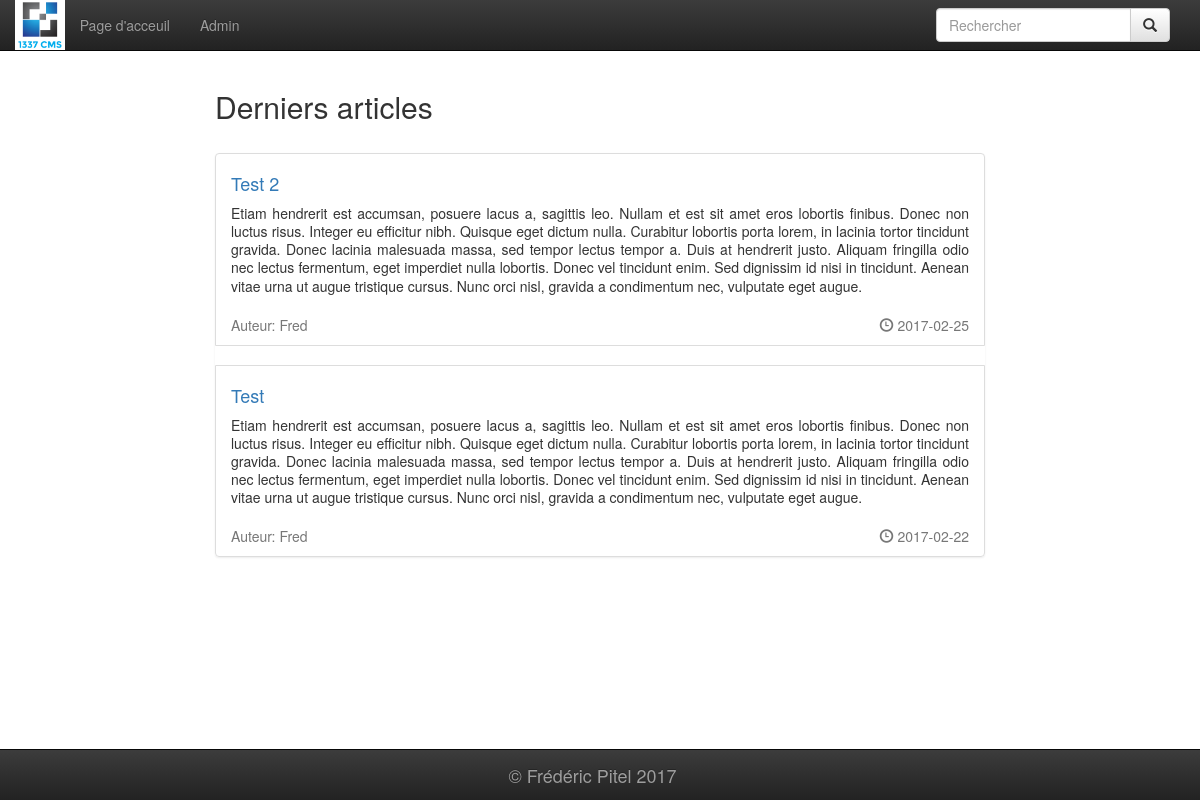
The page / on the database its author committed.
### tables this page shows
CREATE TABLE article (
  id integer primary key,
  titre varchar(100),
  identifiant varchar(50),
  auteur varchar(100),
  date_publication text,
  paragraphe varchar(500)
);

### index.py (the view)
@app.route('/')
def page_accueil():
    articles = get_db().get_derniers_articles(
        datetime.date.today().isoformat())
    return render_template('acceuil.html',
                           articles=articles)

### database.py (called while the page is built)
    def get_connection(self):
        if self.connection is None:
            self.connection = sqlite3.connect(PATH_TO_DB)
        return self.connection

    def disconnect(self):
        if self.connection is not None:
            self.connection.close()

    def get_derniers_articles(self, date):
        cursor = self.get_connection().cursor()
        cursor.execute("SELECT * FROM article "
                       "WHERE date_publication <= '{}' "
                       "ORDER BY date_publication DESC LIMIT 5;".format(date))
        return [Article(row) for row in cursor.fetchall()]

### index.py (called while the page is built)
def get_db():
    db = getattr(g, '_database', None)
    if db is None:
        g._database = Database()
    return g._database

@app.teardown_appcontext
def close_connection(exception):
    db = getattr(g, '_database', None)
    if db is not None:
        db.disconnect()

### templates/acceuil.html
{% extends "wrapper.html" %}
{% block content %}
    <h2>Derniers articles</h2><br/>
    {% if not articles %}
        <h3>Aucun article.</h3>
    {% else %}
        <ul class="list-group">
            {% for article in articles %}
                <li class="list-group-item">
                    <h4><a href="/article/{{ article.identifiant }}" class="list-group-item-heading">{{ article.titre }}</a></h4>
                    <p class ="list-group-item-text" style="text-align:justify;">{{ article.paragraphe }}</p><br/>
                    <div class="row text-muted">
                        <div class="col-md-6">Auteur: {{ article.auteur }}</div>
                        <div class="col-md-6 text-right"><span class="glyphicon glyphicon-time"></span> {{ article.date }}</div>
                    </div>
                </li>
                {% if not loop.last %}
                    <br/>
                {% endif %}
            {% endfor %}
        </ul>
    {% endif %}
{% endblock %}

### templates/wrapper.html (shortened to what this page needs)
<!DOCTYPE html>
<html lang="fr">
    <head>
        <link href="/css/tp1.css" rel="stylesheet" />
        <link href="/bootstrap/css/bootstrap.min.css" rel="stylesheet">
        <link href="/bootstrap/css/bootstrap-theme.min.css" rel="stylesheet" />
    </head>
    <body>
        <header class="navbar navbar-inverse navbar-fixed-top">
            <div class="container">
                <nav>
                    <a href="/" class="navbar-brand" style="padding:0"><img src="/image/logo.png"/></a>
                    <ul class="nav navbar-nav">
                        <li><a href="/">Page d'acceuil</a></li>
                        <li><a href="/admin">Admin</a></li>
                    </ul>
                    <form class="navbar-form navbar-right" action="/rechercher" method="GET">
                        <div class="input-group">
                            <input type="text" class="form-control" placeholder="Rechercher" name="recherche">
                            <div class="input-group-btn">
                                <button class="btn btn-default" type="submit"><i class="glyphicon glyphicon-search"></i></button>
                            </div>
                        </div>
                    </form>
                </nav>
            </div>
        </header>
        <article style="margin-top:5em;margin-bottom:5em;">
            <div class="container-fluid">
                <div class="row">
                    <div class="col-md-8 col-md-offset-2">
                        {% block content %}{% endblock %}
                    </div>
                </div>
            </div>
        </article>
        <footer class="navbar navbar-inverse navbar-fixed-bottom">
            <div class="container text-center">
                <nav>
                    <div class="navbar-brand" style="float: none;">&copy; Frédéric Pitel 2017</div>
                </nav>
            </div>
        </footer>
    </body>
</html>

### static/css/tp1.css (style rules this page uses)
.navbar img { height: 50px; }

### rows shown on the page
article: titre "Test 2", paragraphe "Etiam hendrerit est accumsan, posuere lacus a, sagittis leo. Nullam et est sit amet eros lobortis finibus. Donec non luctus risus. Integer eu efficitur nibh. Quisque eget dictum nulla. Curabitur lobortis porta lorem, in lacinia tortor tincidunt gravida. Donec lacinia malesuada massa, sed tempor lectus tempor a. Duis at hendrerit justo. Aliquam fringilla odio nec lectus fermentum, eget imperdiet nulla lobortis. Donec vel tincidunt enim. Sed dignissim id nisi in tincidunt. Aenean vitae urna ut augue tristique cursus. Nunc orci nisl, gravida a condimentum nec, vulputate eget augue.", auteur "Fred", date "2017-02-25"
article: titre "Test", paragraphe "Etiam hendrerit est accumsan, posuere lacus a, sagittis leo. Nullam et est sit amet eros lobortis finibus. Donec non luctus risus. Integer eu efficitur nibh. Quisque eget dictum nulla. Curabitur lobortis porta lorem, in lacinia tortor tincidunt gravida. Donec lacinia malesuada massa, sed tempor lectus tempor a. Duis at hendrerit justo. Aliquam fringilla odio nec lectus fermentum, eget imperdiet nulla lobortis. Donec vel tincidunt enim. Sed dignissim id nisi in tincidunt. Aenean vitae urna ut augue tristique cursus. Nunc orci nisl, gravida a condimentum nec, vulputate eget augue.", auteur "Fred", date "2017-02-22"
